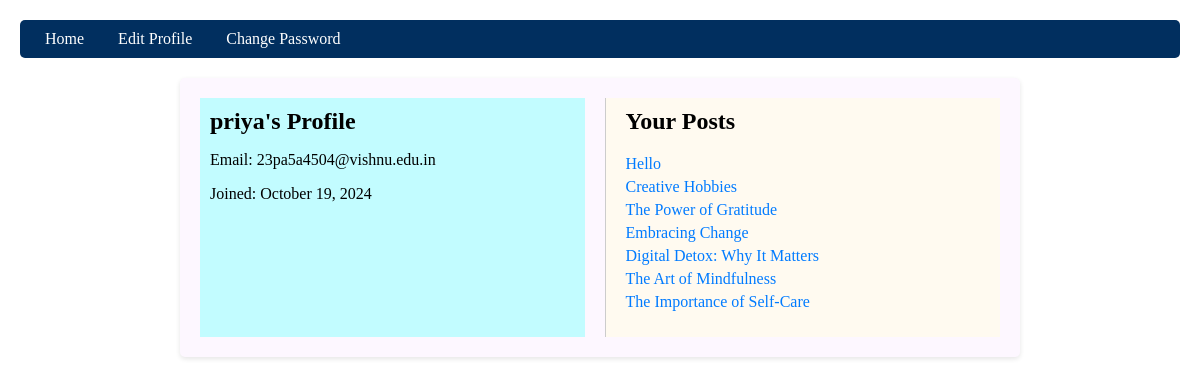
/profile/ (signed in), run on the app's committed database.
### blog/models.py (models this page shows, shortened)
class Post(models.Model):
    title = models.CharField(max_length=100)
    content = models.TextField()
    date_posted = models.DateTimeField(auto_now_add=True)
    author = models.ForeignKey(User, on_delete=models.CASCADE)

### blog/views.py (the view)
# urls.py: path('profile/', views.profile, name='profile'),
@login_required
def profile(request):
    return render(request, 'blog/profile.html')

### blog/templates/blog/profile.html (shortened to what this page needs)
<!DOCTYPE html>
<html lang="en">
<head>
</head>
<body>
    <div class="navbar">
        <a href="{% url 'blog-home' %}">Home</a>
        <a href="{% url 'profile-update' %}">Edit Profile</a>
        <a href="{% url 'change-password' %}">Change Password</a>
    </div>
    <article>
        <div class="profile-info">
            <h1>{{ user.username }}'s Profile</h1>
            <p>Email: {{ user.email }}</p>
            <p>Joined: {{ user.date_joined|date:"F d, Y" }}</p>
        </div>
        <div class="posts">
            <h2>Your Posts</h2>
            <ul>
                {% for post in user.post_set.all %}
                    <li>
                        <a href="{% url 'post-detail' post.pk %}">{{ post.title }}</a>
                    </li>
                {% empty %}
                    <li>No posts yet.</li>
                {% endfor %}
            </ul>
        </div>
    </article>
</body>
</html>

### blog/templates/blog/profile.html (style rules this page uses)
body { margin: 0; padding: 20px; }
.navbar { background-color: #012f5f; padding: 10px; border-radius: 5px; color: white; margin-bottom: 20px; }
.navbar a { color: white; margin: 0 15px; text-decoration: none; }
article { display: flex; justify-content: space-between; background:rgb(253, 247, 255); padding: 20px; border-radius: 5px; box-shadow: 0 2px 5px rgba(0, 0, 0, 0.1); max-width: 800px; margin: auto; overflow: hidden; }
.profile-info { flex: 1; margin-right: 20px; background-color: rgb(194, 252, 255); padding: 10px; }
.profile-info h1 { margin: 0; }
.posts { flex: 1; padding: 10px; padding-left: 20px; background-color: floralwhite; border-left: 1px solid #ccc; }
.posts h2 { margin-top: 0; }
.posts ul { list-style-type: none; padding: 0; }
.posts li { margin: 5px 0; }
a { color: #007bff; text-decoration: none; }

### data on the page
Post: title "Hello"
Post: title "Creative Hobbies"
Post: title "The Power of Gratitude"
Post: title "Embracing Change"
Post: title "Digital Detox: Why It Matters"
Post: title "The Art of Mindfulness"
Post: title "The Importance of Self-Care"

### other printed values
{{ user.username }} "priya"
{{ user.email }} "23pa5a4504@vishnu.edu.in"
{{ user.date_joined|date:"F d, Y" }} "October 19, 2024"
